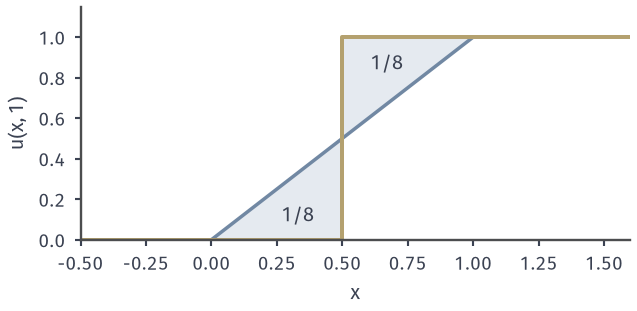

Reproduce this figure in Python.
from pathlib import Path
import sys
ROOT = next(p for p in Path(__file__).resolve().parents if (p/'build.sh').is_file() and (p/'tex/book.tex').is_file())
sys.path.insert(0, str(ROOT/'figures/06-differential-equations/02-partial-differential-equations/matplotlib/cons-common'))
from cons_common import *
# Target: jump and fan candidates for step (0,1) at t=1 hold the same mass; signed difference has zero integral.
fig, ax = figure(width_mm=90, height_mm=44); style(ax)
x=np.linspace(-.5,1.6,800); fan=np.clip(x,0,1); jump=(x>.5)*1.0
ax.fill_between(x,fan,jump,color=BLUE_FILL,lw=0)
ax.plot(x,fan,color=BLUE,lw=1.4); ax.plot([-.5,.5,.5,1.6],[0,0,1,1],color=YELLOW,lw=1.6)
ax.text(.33,.09,'$1/8$',ha='center'); ax.text(.67,.84,'$1/8$',ha='center')
ax.set_xlim(-.5,1.6); ax.set_ylim(0,1.15); ax.set_xlabel('$x$'); ax.set_ylabel('$u(x,1)$')
save(fig, HERE(__file__), 'figure', {'formula':'x clipped to [0,1] versus H(x-1/2)'})
